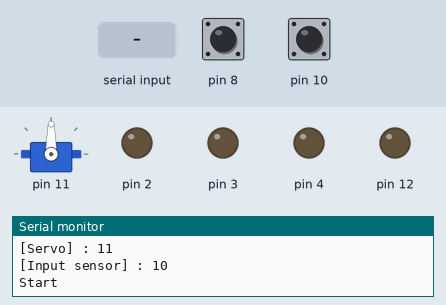
This program was run on a simulated Arduino Mega 2560, built with avr-gcc and run on an emulated ATmega2560. Parts: servo, output pins drawn as LEDs (lit = HIGH), the last lines printed to the serial monitor. The inputs (shaded band) are chosen by the test bench; at power-on: pin 8 LOW, pin 10 LOW.

Above: at 2.7 s.
2.8 s: pin 8 pulsed HIGH 5 times (0.12 s each, 0.3 s apart)
At 3.45 s:
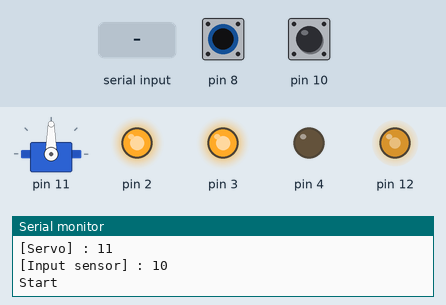
At 4.9 s:
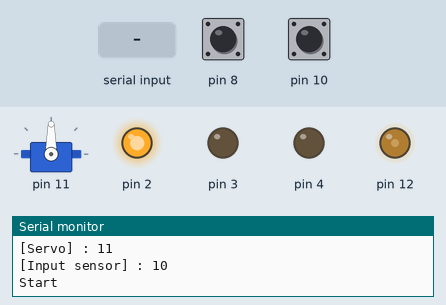
5.8 s: "1\n" received over Serial
7.3 s: pin 10 pulsed HIGH 2 times (0.12 s each, 0.3 s apart)
At 8.9 s:
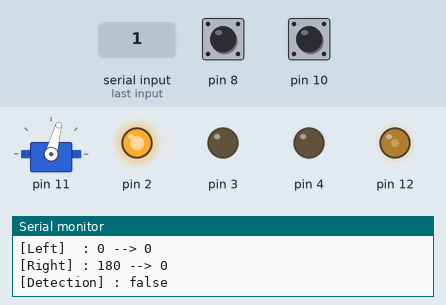
Timing chart, 0 to 10.4 s (numbered marks = the images above; inputs shaded):
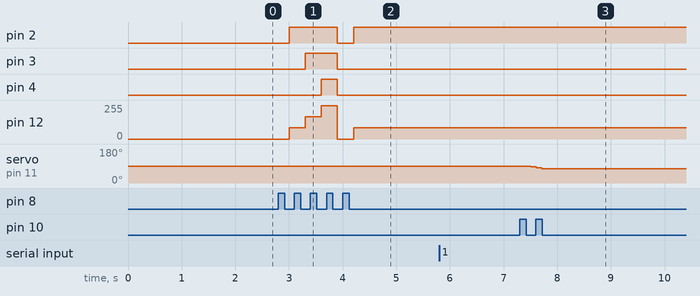

Measured:
- after the input at 2.8 s, pin 2: LOW → HIGH after 0.20 s, → LOW 0.90 s later, → HIGH 0.30 s later; pin 3: LOW → HIGH after 0.50 s, → LOW 0.60 s later; pin 4: LOW → HIGH after 0.80 s, → LOW 0.30 s later; pin 12: 0/255 → 83/255 after 0.20 s, → 166/255 0.30 s later, → 250/255 0.30 s later, → 0/255 0.30 s later, … (5 changes in this stretch)
- after the input at 7.3 s, servo on pin 11: 90° → 85° after 0.21 s, → 80° 0.10 s later, → 75° 0.10 s later

The program:

main.cpp
```cpp
# include <Arduino.h>
# include <bundle_refactor.h>
# include <Raspberry_pi_Json.h>

// # define SERIAL_SPEED   115200
// # define KEY_MSG_1      "Angle_left"                    // integer between [0 ~ 180]
// # define KEY_MSG_2      "Angle_right"                   // integer between [0 ~ 180]
// # define KEY_MSG_3      "Is_detected"                   // boolean
// # define KEY_MSG_4      "QUIT"                          // boolean

enum LED_PORTS
{
    led1 = 2,
    led2 = 3,
    led3 = 4,
};

# define PORT_INPUT_SENSOR_1    8
# define PORT_MOTOR             12

# define PORT_INPUT_SENSOR_2    10
# define PORT_SERVO             11

# define L_max_angle            0
# define R_max_angle            180
# define UNIT_STEP              5

sensor_LED_bundle sensor_led_bundle;
sensor_servo_bundle sensor_servo;
Raspberry_pi_Json serial_receiver(&Serial, &Serial1);


void setup()
{
    serial_receiver.begin_serial();

    sensor_led_bundle.assign_led(led1);
    sensor_led_bundle.assign_led(led2);
    sensor_led_bundle.assign_led(led3);
    sensor_led_bundle.assign_input_sensor(PORT_INPUT_SENSOR_1);

    sensor_led_bundle.setup_output(PORT_MOTOR, false);

    sensor_servo.assign_input_sensor(PORT_INPUT_SENSOR_2);
    sensor_servo.assign_servo(PORT_SERVO, L_max_angle, R_max_angle, UNIT_STEP);
    sensor_servo.assign_angle(L_max_angle, R_max_angle, true);

    Serial.println("Done setup\n");
    sensor_led_bundle.print_port();
    Serial.println("\n");
    sensor_servo.print_port();
    Serial.println("\n");
    delay(1000);

    Serial.println("Start\n");
}

void loop()
{
    int var1 = sensor_led_bundle.process_signal();

    int var2;
    if (sensor_led_bundle.level)
    {
        var2 = sensor_servo.process_signal();
    }

    // Serial.println(var1);
    // Serial.println(var2);

    if (sensor_led_bundle.level && serial_receiver.receive_msg())
    {
        if (serial_receiver.Quit)
        {
            Serial.println("Exiting program...\n");
            delay(100);
            exit(0);
        }

        int prev_l = sensor_servo.angle_Left;
        int prev_r = sensor_servo.angle_Right;

        int angle_l = serial_receiver.angle_Left;
        int angle_r = serial_receiver.angle_Right;
        sensor_servo.assign_angle(angle_l, angle_r);

        bool detection = serial_receiver.detection_Flag;

        Serial.println("angle has been changed.");
        Serial.print("[Left]  : ");
        Serial.print(prev_l);
        Serial.print(" --> ");
        Serial.println(sensor_servo.angle_Left);

        Serial.print("[Right] : ");
        Serial.print(prev_r);
        Serial.print(" --> ");
        Serial.println(sensor_servo.angle_Right);

        Serial.print("[Detection] : ");
        Serial.println(detection ? "true" : "false");

        Serial.println("\n");
    }

    delay(100);
}

/*
sample json data
{'Angle_left': 60, 'Angle_right': 120, 'Is_detected': true}
{'Angle_left': 45, 'Angle_right': 135, 'Is_detected': false}
{'Angle_left': 30, 'Angle_right': 150, 'Is_detected': true}
{'Angle_left': 15, 'Angle_right': 165, 'Is_detected': false}
{'Angle_left': 0, 'Angle_right': 180, 'Is_detected': true}
*/
```
